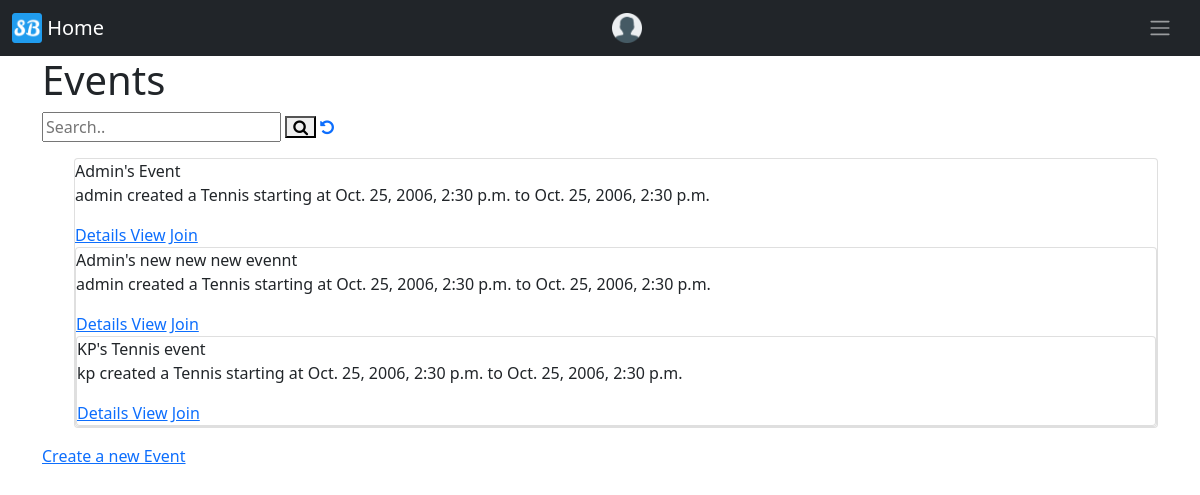
Screenshot of /home/eventslist/1 with the database file from the repository.
### SportsBuddyApp/models.py (models this page shows, shortened)
class Event(models.Model):
    event_name = models.CharField(max_length=50, default="Event Name")
    event_description = models.TextField(default="Event Description")
    creator = models.ForeignKey(
        User, on_delete=CASCADE, related_name='events', default=None)
    sport = models.ForeignKey(Sport, related_name='events', on_delete=CASCADE)
    start_time = models.DateTimeField()
    end_time = models.DateTimeField()
    radius = models.IntegerField()
    num_of_players = models.IntegerField(default=1)
    proficiency = models.IntegerField(
        default=Proficiency.LOW, choices=Proficiency.choices)
    competitive = models.BooleanField(default=False)
    interested_users = models.ManyToManyField(
        User, related_name="events_interested_in", blank=True)
    confirmed_users = models.ManyToManyField(
        User, related_name="events_confirmed_in", blank=True)
    def __str__(self):
        return self.event_name

class Sport(models.Model):
    name = models.CharField(max_length=50)
    open_events = models.IntegerField()

### SportsBuddyApp/views.py (the view, shortened to what this page needs)
# urls.py: path('eventslist/<int:sport_id>', EventListView.as_view(), name='event-list'),
class EventListView(ListView):
    model = Event
    template_name = 'SportsBuddyApp/event_list.html'
    def get(self, request, sport_id):
        sport = Sport.objects.get(id=self.kwargs['sport_id'])
        event_list = sport.events.all()
        strval = request.GET.get("search", False)
        print(strval)
        if strval:
            query = Q(event_name__icontains=strval)
            query.add(Q(event_description__icontains=strval), Q.OR)
            event_list = event_list.filter(
                query).select_related().distinct().order_by('event_name')[:10]
        else:
            event_list = event_list.order_by('event_name')[:10]
        print(event_list)
        ctx = {'event_list': event_list,
               'search': strval, 'sport_id': sport_id}
        return render(request, self.template_name, ctx)

### SportsBuddyApp/templates/SportsBuddyApp/event_list.html (shortened to what this page needs)
{% extends "base.html" %}
{%block content%}
<h1>{{sport.name}} Events</h1>
<form>
  <input type="text" placeholder="Search.." name="search"
  >
  <button type="submit"><i class="fa fa-search"></i></button>
<a href="{{sport.id}}"><i class="fa fa-undo"></i></a>
</form>
<ul>
    {% for event in event_list %}
    {%if event.sport.id == sport_id%}
        <div class="card blue-grey darken-1">
          <div class="card-content white-text">
            <span class="card-title">{{event.event_name}}</span>
            <p>{{ event.creator.username }} created a {{event.sport.name}} starting at {{event.start_time}} to {{event.end_time}}</p>
          </div>
          <div class="card-action">
            <a href="/home/eventsdetail/{{event.id}}">Details View</a>
            {%if not event.creator == user %}
            <a href="/home/eventsdetail/{{event.id}}/join">Join</a>
            {%endif%}
          </div>
    {% endif %}
    {% empty %}
    <li>No Events</li>
      <br>
    {% endfor %}
</div>
</ul>
<a href="/home/createevent">Create a new Event</a>
{%endblock%}

### rows the page displays
Event: event_name "Admin's Event", creator.username "admin", sport.name "Tennis", start_time "Oct. 25, 2006, 2:30 p.m.", end_time "Oct. 25, 2006, 2:30 p.m."
Event: event_name "Admin's new new new evennt", creator.username "admin", sport.name "Tennis", start_time "Oct. 25, 2006, 2:30 p.m.", end_time "Oct. 25, 2006, 2:30 p.m."
Event: event_name "KP's Tennis event", creator.username "kp", sport.name "Tennis", start_time "Oct. 25, 2006, 2:30 p.m.", end_time "Oct. 25, 2006, 2:30 p.m."
